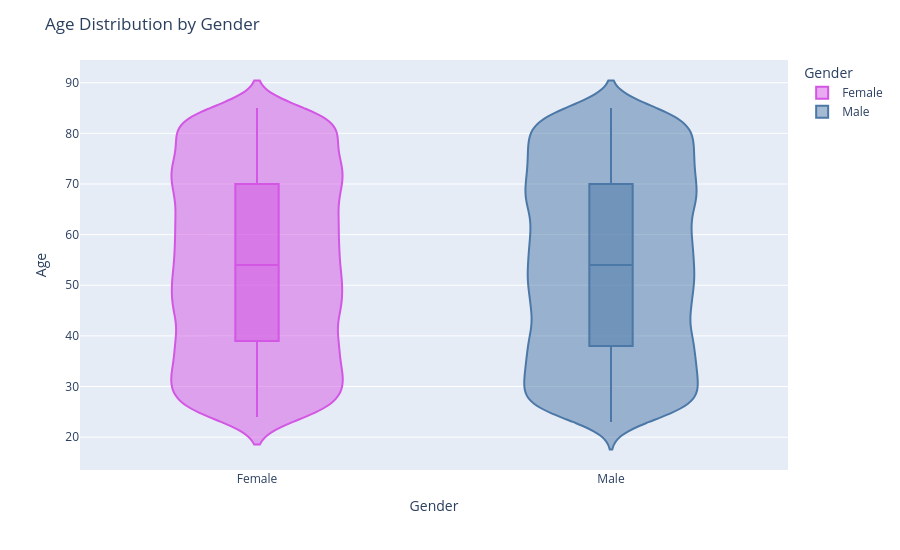

This figure's notebook cell:
### Markdown cell above
## Age by Gender

A temporary age column is created for exploration. The final age feature is created in the preprocessing notebook.

### Code cell
customer_info_eda = customer_info.copy()
customer_info_eda['customer_birthdate'] = pd.to_datetime(customer_info_eda['customer_birthdate'], errors='coerce')
customer_info_eda['age'] = 2025 - customer_info_eda['customer_birthdate'].dt.year

plot_age_by_gender(customer_info_eda)

### Figure 1 — Plotly figure (JSON) as saved in the notebook; plotly's stock layout.template omitted (floating-point values rounded to 4 significant figures; data arrays with more than 128 entries replaced by an {"elided": "..."} marker saying what was removed)
{"data": [{"alignmentgroup": "True", "box": {"visible": true}, "hovertemplate": "customer_gender=%{x}<br>age=%{y}<extra></extra>", "legendgroup": "Female", "marker": {"color": "#D356E4"}, "name": "Female", "offsetgroup": "Female", "orientation": "v", "points": "outliers", "scalegroup": "True", "showlegend": true, "type": "violin", "x": {"elided": "16927 str values"}, "x0": " ", "xaxis": "x", "y": {"elided": "16927 int values"}, "y0": " ", "yaxis": "y"}, {"alignmentgroup": "True", "box": {"visible": true}, "hovertemplate": "customer_gender=%{x}<br>age=%{y}<extra></extra>", "legendgroup": "Male", "marker": {"color": "#4C78A8"}, "name": "Male", "offsetgroup": "Male", "orientation": "v", "points": "outliers", "scalegroup": "True", "showlegend": true, "type": "violin", "x": {"elided": "17133 str values"}, "x0": " ", "xaxis": "x", "y": {"elided": "17133 int values"}, "y0": " ", "yaxis": "y"}], "layout": {"height": 550, "legend": {"title": {"text": "Gender"}, "tracegroupgap": 0}, "margin": {"t": 60}, "title": {"text": "Age Distribution by Gender"}, "violinmode": "overlay", "width": 900, "xaxis": {"anchor": "y", "categoryarray": ["Female", "Male"], "categoryorder": "array", "domain": [0, 1], "title": {"text": "Gender"}}, "yaxis": {"anchor": "x", "domain": [0, 1], "title": {"text": "Age"}}}}
